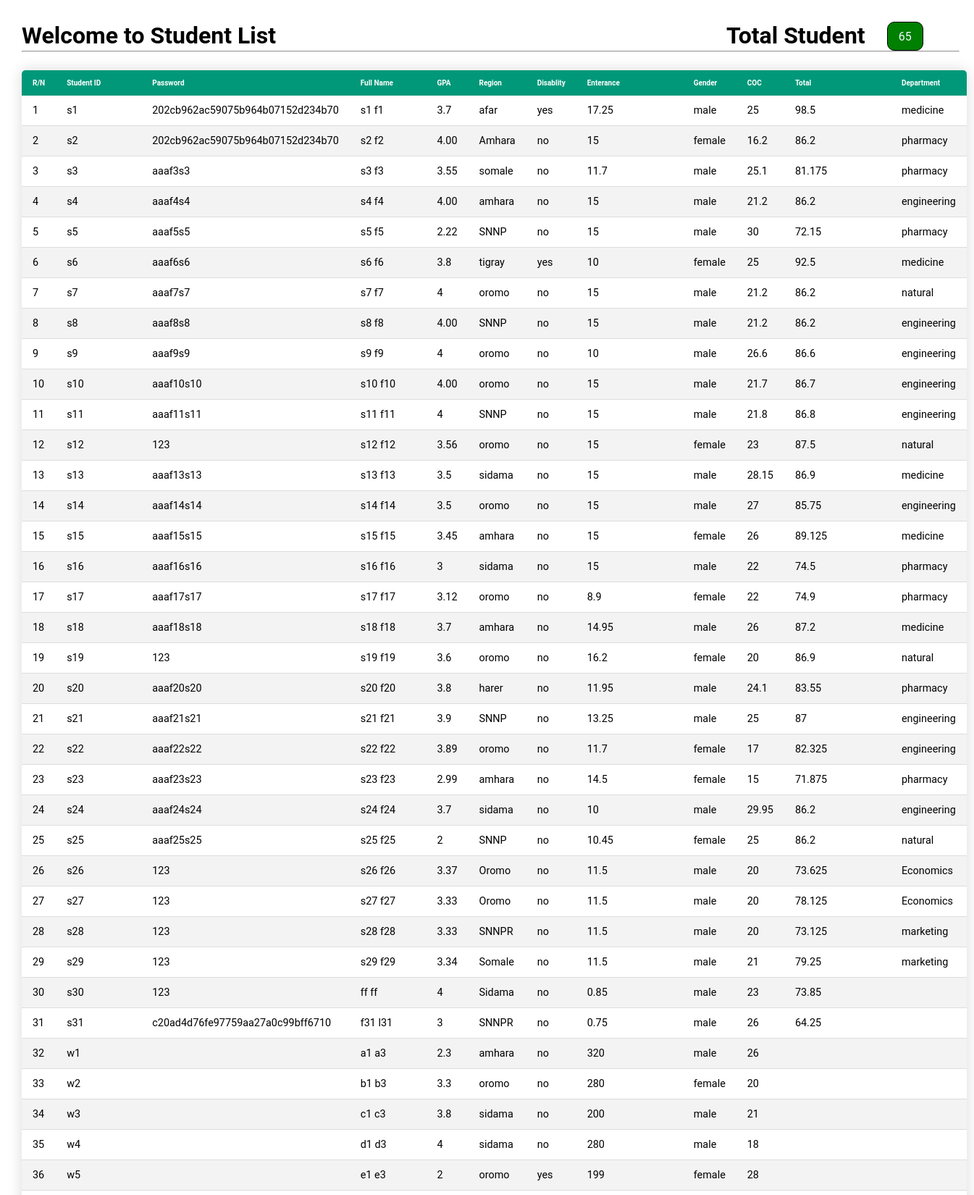
The page /grade/admin/student_list.php (signed in, upper part) on the database its author committed.
### tables this page shows
CREATE TABLE `student` (
  `ID` int(11) NOT NULL,
  `student_id` varchar(50) NOT NULL,
  `password` varchar(50) NOT NULL,
  `status` int(11) NOT NULL,
  `fname` varchar(100) NOT NULL,
  `mname` varchar(100) NOT NULL,
  `lname` varchar(100) NOT NULL,
  `gender` varchar(100) NOT NULL,
  `region` varchar(100) NOT NULL,
  `disability` varchar(100) NOT NULL,
  `enterance` varchar(50) NOT NULL,
  `stream` varchar(50) NOT NULL,
  `year` int(100) NOT NULL,
  `semester` varchar(50) NOT NULL,
  `grade` varchar(50) NOT NULL,
  `coc` varchar(50) NOT NULL,
  `transcript1` varchar(50) NOT NULL,
  `transcript2` varchar(50) NOT NULL,
  `total` varchar(50) NOT NULL,
  `department` varchar(100) NOT NULL,
  `c1` varchar(100) NOT NULL,
  `c2` varchar(100) NOT NULL,
  `c3` varchar(100) NOT NULL,
  `c4` varchar(100) NOT NULL,
  `c5` varchar(100) DEFAULT NULL,
  `c6` varchar(100) DEFAULT NULL,
  `c7` varchar(100) DEFAULT NULL,
  `c8` varchar(100) DEFAULT NULL,
  `c9` varchar(100) DEFAULT NULL,
  `c10` varchar(100) DEFAULT NULL,
  `c11` varchar(100) DEFAULT NULL,
  `c12` varchar(100) DEFAULT NULL
);

### grade/admin/student_list.php (the view, shortened to what this page needs)
<?php
   include('../conn.php');
  $select=mysqli_query($conn,"select *from student");
  $counts=mysqli_num_rows($select);
  ?>
<!DOCTYPE html>
<html>
<head>
	<link rel="stylesheet" type="text/css" href="style.css">
</head>
<body>
   <div class="s1">
   	<div class="top"><h1>Welcome to Student List</h1><div class="right"><h1>Total Student</h1><p><?php  echo $counts; ?></p></div></div><hr>
   	<table  class="table">
   		<thead>
   		<tr>
   			<th>R/N</th>
   			<th>Student ID</th>
   			<th>Password</th>
   			<th>Full Name</th>
   			<th>GPA</th>
   			<th>Region</th>
   			<th>Disablity</th>
   			<th>Enterance</th>
   			<th>Gender</th>
   			<th>COC</th>
   			<th>Total</th>
   			<th>Department</th>
   		</tr></thead>
   		<tbody>
   			<?php
   			$n1=1;
   			$count=mysqli_num_rows($select);
   			if($count>0){
   				while($row=mysqli_fetch_assoc($select)){
   					echo "
         <tr>
   			<td>".$n1."</td>
   			<td>".$row['student_id']."</td>
   			<td>".$row['password']."</td>
   			<td>".$row['fname']." ".$row['lname']."</td>
   			<td>".$row['grade']."</td>
   			<td>".$row['region']."</td>
   			<td>".$row['disability']."</td>
   			<td>".$row['enterance']."</td>
   			<td>".$row['gender']."</td>
   			<td>".$row['coc']."</td>
   			<td>".$row['total']."</td>
   			<td>".$row['department']."</td>
   		</tr>
   					";
   					$n1++;
   				}
   			}
   			?>
   	</tbody>
   	</table>
   </div>
</body>
</html>

### grade/admin/style.css (style rules this page uses)
* { padding: 0; margin: 0; box-sizing: border-box; }
body { font-family: "roboto",sans-serif; }
.s1 { width: 97%; height: fit-content; min-height: 90vh; background: white; margin-left: 20px; margin-top: 20px; border-radius: 10px; padding-bottom: 50px; padding-top: 10px; padding-left: 10px; }
.table { width: 100%; border-collapse: collapse; margin: 25px 0; font-size: 0.9em; min-width: 400px; border-radius: 5px 5px 0 0; overflow: hidden; box-shadow: 0 0 20px rgba(0, 0, 0, 0.15); }
.table thead tr { font-size: 10px; background: #009879; color: #ffffff; text-align: left; font-weight: bold; }
.table th, .table td { padding: 12px 15px; }
.table tbody tr { border-bottom: 1px solid #dddddd; }
.table tbody tr:nth-of-type(even) { background: #f3f3f3; }
.top { display: flex; justify-content: space-between; padding-right: 50px; }
.right { display: flex; }
.right p { border: 1px solid black; text-align: center; width: 50px; margin-left: 30px; padding-top: 10px; height: 40px; background: green; color: aliceblue; border-radius: 10px; }

### rows shown on the page
student: student "s1", password "202cb962ac59075b964b07152d234b70", fname "s1", lname "f1", grade "3.7", region "afar", disability "yes", enterance "17.25", gender "male", coc "25", total "98.5", department "medicine"
student: student "s2", password "202cb962ac59075b964b07152d234b70", fname "s2", lname "f2", grade "4.00", region "Amhara", disability "no", enterance "15", gender "female", coc "16.2", total "86.2", department "pharmacy"
student: student "s3", password "aaaf3s3", fname "s3", lname "f3", grade "3.55", region "somale", disability "no", enterance "11.7", gender "male", coc "25.1", total "81.175", department "pharmacy"
student: student "s4", password "aaaf4s4", fname "s4", lname "f4", grade "4.00", region "amhara", disability "no", enterance "15", gender "male", coc "21.2", total "86.2", department "engineering"
student: student "s5", password "aaaf5s5", fname "s5", lname "f5", grade "2.22", region "SNNP", disability "no", enterance "15", gender "male", coc "30", total "72.15", department "pharmacy"
student: student "s6", password "aaaf6s6", fname "s6", lname "f6", grade "3.8", region "tigray", disability "yes", enterance "10", gender "female", coc "25", total "92.5", department "medicine"
student: student "s7", password "aaaf7s7", fname "s7", lname "f7", grade "4", region "oromo", disability "no", enterance "15", gender "male", coc "21.2", total "86.2", department "natural"
student: student "s8", password "aaaf8s8", fname "s8", lname "f8", grade "4.00", region "SNNP", disability "no", enterance "15", gender "male", coc "21.2", total "86.2", department "engineering"
student: student "s9", password "aaaf9s9", fname "s9", lname "f9", grade "4", region "oromo", disability "no", enterance "10", gender "male", coc "26.6", total "86.6", department "engineering"
student: student "s10", password "aaaf10s10", fname "s10", lname "f10", grade "4.00", region "oromo", disability "no", enterance "15", gender "male", coc "21.7", total "86.7", department "engineering"
student: student "s11", password "aaaf11s11", fname "s11", lname "f11", grade "4", region "SNNP", disability "no", enterance "15", gender "male", coc "21.8", total "86.8", department "engineering"
student: student "s12", password "123", fname "s12", lname "f12", grade "3.56", region "oromo", disability "no", enterance "15", gender "female", coc "23", total "87.5", department "natural"
student: student "s13", password "aaaf13s13", fname "s13", lname "f13", grade "3.5", region "sidama", disability "no", enterance "15", gender "male", coc "28.15", total "86.9", department "medicine"
student: student "s14", password "aaaf14s14", fname "s14", lname "f14", grade "3.5", region "oromo", disability "no", enterance "15", gender "male", coc "27", total "85.75", department "engineering"
student: student "s15", password "aaaf15s15", fname "s15", lname "f15", grade "3.45", region "amhara", disability "no", enterance "15", gender "female", coc "26", total "89.125", department "medicine"
student: student "s16", password "aaaf16s16", fname "s16", lname "f16", grade "3", region "sidama", disability "no", enterance "15", gender "male", coc "22", total "74.5", department "pharmacy"
student: student "s17", password "aaaf17s17", fname "s17", lname "f17", grade "3.12", region "oromo", disability "no", enterance "8.9", gender "female", coc "22", total "74.9", department "pharmacy"
student: student "s18", password "aaaf18s18", fname "s18", lname "f18", grade "3.7", region "amhara", disability "no", enterance "14.95", gender "male", coc "26", total "87.2", department "medicine"
student: student "s19", password "123", fname "s19", lname "f19", grade "3.6", region "oromo", disability "no", enterance "16.2", gender "female", coc "20", total "86.9", department "natural"
student: student "s20", password "aaaf20s20", fname "s20", lname "f20", grade "3.8", region "harer", disability "no", enterance "11.95", gender "male", coc "24.1", total "83.55", department "pharmacy"
student: student "s21", password "aaaf21s21", fname "s21", lname "f21", grade "3.9", region "SNNP", disability "no", enterance "13.25", gender "male", coc "25", total "87", department "engineering"
student: student "s22", password "aaaf22s22", fname "s22", lname "f22", grade "3.89", region "oromo", disability "no", enterance "11.7", gender "female", coc "17", total "82.325", department "engineering"
student: student "s23", password "aaaf23s23", fname "s23", lname "f23", grade "2.99", region "amhara", disability "no", enterance "14.5", gender "female", coc "15", total "71.875", department "pharmacy"
student: student "s24", password "aaaf24s24", fname "s24", lname "f24", grade "3.7", region "sidama", disability "no", enterance "10", gender "male", coc "29.95", total "86.2", department "engineering"
student: student "s25", password "aaaf25s25", fname "s25", lname "f25", grade "2", region "SNNP", disability "no", enterance "10.45", gender "female", coc "25", total "86.2", department "natural"
student: student "s26", password "123", fname "s26", lname "f26", grade "3.37", region "Oromo", disability "no", enterance "11.5", gender "male", coc "20", total "73.625", department "Economics"
student: student "s27", password "123", fname "s27", lname "f27", grade "3.33", region "Oromo", disability "no", enterance "11.5", gender "male", coc "20", total "78.125", department "Economics"
student: student "s28", password "123", fname "s28", lname "f28", grade "3.33", region "SNNPR", disability "no", enterance "11.5", gender "male", coc "20", total "73.125", department "marketing"
student: student "s29", password "123", fname "s29", lname "f29", grade "3.34", region "Somale", disability "no", enterance "11.5", gender "male", coc "21", total "79.25", department "marketing"
student: student "s30", password "123", fname "ff", lname "ff", grade "4", region "Sidama", disability "no", enterance "0.85", gender "male", coc "23", total "73.85"
student: student "s31", password "c20ad4d76fe97759aa27a0c99bff6710", fname "f31", lname "l31", grade "3", region "SNNPR", disability "no", enterance "0.75", gender "male", coc "26", total "64.25"
student: student "w1", fname "a1", lname "a3", grade "2.3", region "amhara", disability "no", enterance "320", gender "male", coc "26"
student: student "w2", fname "b1", lname "b3", grade "3.3", region "oromo", disability "no", enterance "280", gender "female", coc "20"
student: student "w3", fname "c1", lname "c3", grade "3.8", region "sidama", disability "no", enterance "200", gender "male", coc "21"
student: student "w4", fname "d1", lname "d3", grade "4", region "sidama", disability "no", enterance "280", gender "male", coc "18"
student: student "w5", fname "e1", lname "e3", grade "2", region "oromo", disability "yes", enterance "199", gender "female", coc "28"

### other values the page prints
$counts "65"
